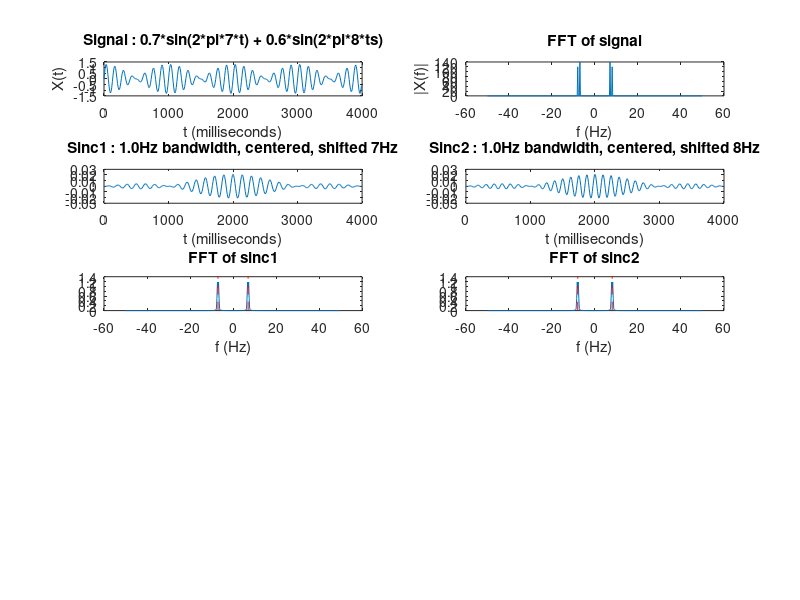

Recreate this plot in MATLAB. (Note: this script raises an error after producing the figure.)
close all;
clear;
clc;

%% Variables
Ls = 400;           % Length of signal
Lf = Ls;            % Length of filter
Fs = 100;           % Sampling frequency
T = 1 / Fs;         % Sampling period
ts = (0:Ls-1) * T;  % Time vector of signal
tf = (0:Lf-1) * T;  % Time vector of filter

Freq1 = 7;
Freq2 = 8;
Amp1 = 0.7;
Amp2 = 0.6;
% AmpN = 0.01;
bandw = 1;
freq1 = Freq1;
freq2 = Freq2;

plotCol = 5;
plotInd = 0;

%% Signal generation
S1 = Amp1 * sin(2 * pi * Freq1 * ts);
S2 = Amp2 * sin(2 * pi * Freq2 * ts);
S = S1 + S2;
% X = S + AmpN * randn(size(ts));
X = S;

figure('units', 'normalized', 'outerposition', [0 0 1 1]);
plotInd = plotInd + 1;
subplot(plotCol, 2, plotInd);
plot(ts * 1e3, X);
title(sprintf('Signal : %.1f*sin(2*pi*%d*t) + %.1f*sin(2*pi*%d*ts)', Amp1, Freq1, Amp2, Freq2));
xlabel('t (milliseconds)');
ylabel('X(t)');

%% FFT of received signal
Y = fftshift(fft(X(1:Lf)));
abscissa = linspace(-Fs / 2, Fs / 2 - Fs / Lf, length(Y));
plotInd = plotInd + 1;
subplot(plotCol, 2, plotInd);
plot(abscissa, abs(Y));
title('FFT of signal');
xlabel('f (Hz)');
ylabel('|X(f)|');

%% Sinc filters
A1 = sinc(bandw * (tf - (Lf/Fs/2))) .* cos(2 * pi * freq1 * tf);
A1 = A1 ./ sum(abs(A1) .^ 2);   % Normalization
plotInd = plotInd + 1;
subplot(plotCol, 2, plotInd);
plot(tf * 1e3, A1);
title(sprintf('Sinc1 : %.1fHz bandwidth, centered, shifted %dHz', bandw, freq1));
xlabel('t (milliseconds)');

A2 = sinc(bandw * (tf - (Lf/Fs/2))) .* cos(2 * pi * freq2 * tf);
A2 = A2 ./ sum(abs(A2) .^ 2);   % Normalization
plotInd = plotInd + 1;
subplot(plotCol, 2, plotInd);
plot(tf * 1e3, A2);
title(sprintf('Sinc2 : %.1fHz bandwidth, centered, shifted %dHz', bandw, freq2));
xlabel('t (milliseconds)');

%% Examination of sinc filters using FFT and IFFT
test1FFT = fftshift(fft(A1));
plotInd = plotInd + 1;
subplot(plotCol, 2, plotInd);
plot(abscissa, abs(test1FFT));
line([Freq1 Freq1 ; -Freq1 -Freq1]', [get(gca, 'YLim') ; get(gca, 'YLim')]', 'Color', 'red', 'LineStyle', '--');
title('FFT of sinc1');
xlabel('f (Hz)');

test2FFT = fftshift(fft(A2));
plotInd = plotInd + 1;
subplot(plotCol, 2, plotInd);
plot(abscissa, abs(test2FFT));
line([Freq2 Freq2 ; -Freq2 -Freq2]', [get(gca, 'YLim') ; get(gca, 'YLim')]', 'Color', 'red', 'LineStyle', '--');
title('FFT of sinc2');
xlabel('f (Hz)');

%% Convolution
B1 = conv(X(1:Lf), A1, 'same');
C1 = test_convolution(X(1:Lf), A1, 'same');
plotInd = plotInd + 1;
subplot(plotCol, 2, plotInd);
plot(tf * 1e3, B1, tf * 1e3, C1, '-.');
legend('matlab function', 'test function', 'Location', 'southeast');
title('Convolution of signal and sinc1');
xlabel('t (milliseconds)');

B2 = conv(X(1:Lf), A2, 'same');
C2 = test_convolution(X(1:Lf), A2, 'same');
plotInd = plotInd + 1;
subplot(plotCol, 2, plotInd);
plot(tf * 1e3, B2, tf * 1e3, C2, '-.');
legend('matlab function', 'test function', 'Location', 'southeast');
title('Convolution of signal and sinc2');
xlabel('t (milliseconds)');

%% Comparison of powers
Pwr_S1 = sum(S1(1:Lf) .^ 2);
Pwr_S2 = sum(S2(1:Lf) .^ 2);
Pwr_B1 = sum(B1 .^ 2);
Pwr_B2 = sum(B2 .^ 2);
Pwr_C1 = sum(C1 .^ 2);
Pwr_C2 = sum(C2 .^ 2);
Pwr = [Pwr_S1 Pwr_B1 Pwr_C1 ; Pwr_S2 Pwr_B2 Pwr_C2];
plotInd = plotInd + 1;
subplot(plotCol, 2, plotInd);
bar(Pwr);
set(gca, 'XTickLabel', {sprintf('%dHz', freq1), sprintf('%dHz', freq2)});
title('Comparison of signal powers');
legend('source', 'matlab function', 'test function', 'Location', 'southeast', 'Orientation', 'horizontal');

%% Loss powers of signal
LossPwr_B1 = (1 - Pwr_B1 / Pwr_S1) * 100;   % Loss of signal (%)
LossPwr_B2 = (1 - Pwr_B2 / Pwr_S2) * 100;   % Loss of signal (%)
LossPwr_C1 = (1 - Pwr_C1 / Pwr_S1) * 100;   % Loss of signal (%)
LossPwr_C2 = (1 - Pwr_C2 / Pwr_S2) * 100;   % Loss of signal (%)
Loss = [LossPwr_B1 LossPwr_C1 ; LossPwr_B2 LossPwr_C2];
plotInd = plotInd + 1;
subplot(plotCol, 2, plotInd);
bar(Loss);
set(gca, 'XTickLabel', {sprintf('%dHz', freq1), sprintf('%dHz', freq2)});
title('Loss powers of signal (%)');
legend('matlab function', 'test function');
ylabel('percentage');
ylim([0 100]);
